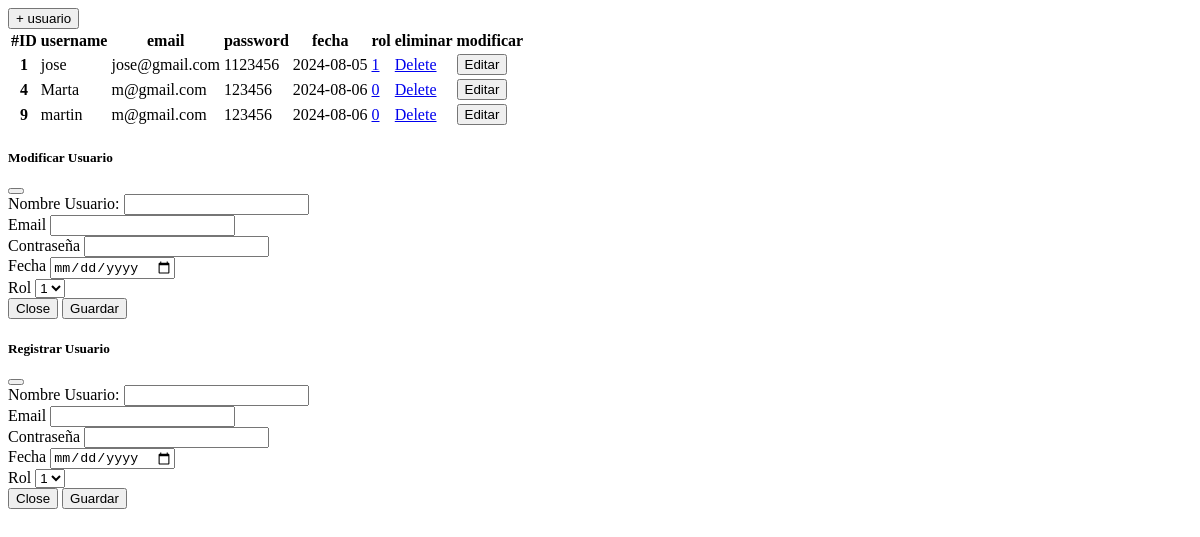
/panel_admin/view_user, run on an earlier commit of the app's database.
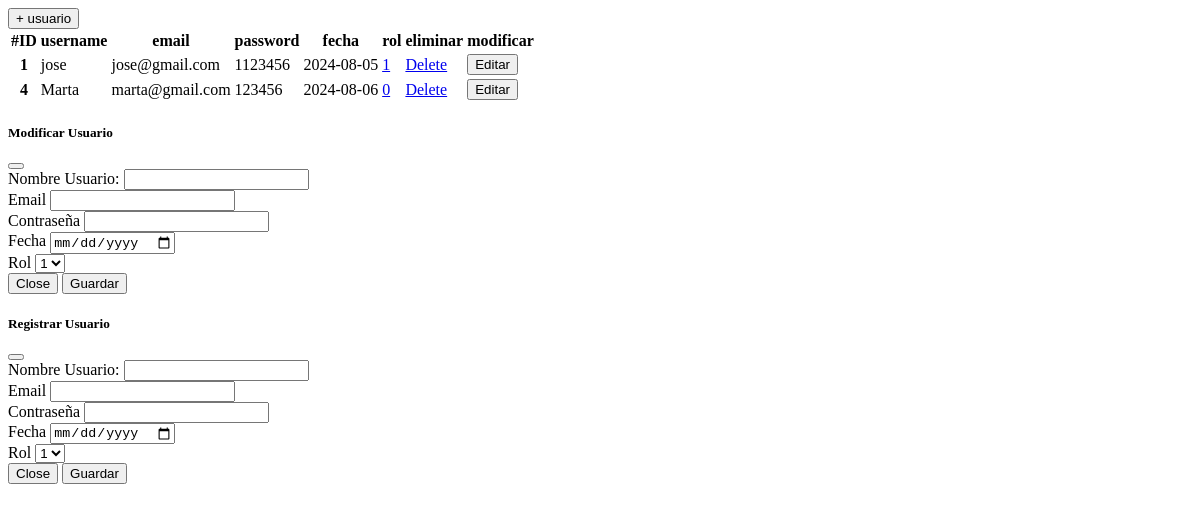
And on a later commit of the database.
### tables this page shows
CREATE TABLE user (
      id_user INTEGER PRIMARY KEY AUTOINCREMENT,
      username TEXT,
      email TEXT,
      password TEXT,
      date DATETIME,
      role INT    
    );

### main.py (the view)
@app.route('/panel_admin/view_user')
def view_user():
  users = cnx.view_users()
  return render_template('/admin/view_users.html', users=users)

### modelos/Connection.py (called while the page is built)
    def fetch_data(self, query, values=None):
        if values:
            self.cursor.execute(query, values)
        else:
            self.cursor.execute(query)
        return self.cursor.fetchall()

    def view_users(self):
        return self.fetch_data("SELECT * FROM user")

### templates/admin/view_users.html (shortened to what the changed rows need)
<div class="container mt-3">
  <table class="w3-container w3-margin-top">
    <thead>
      <tr>
        <th scope="col">#ID</th>
        <th scope="col">username</th>
        <th scope="col">email</th>
        <th scope="col">password</th>
        <th scope="col">fecha</th>
        <th scope="col">rol</th>
        <th scope="col">eliminar</th>
        <th scope="col">modificar</th>
      </tr>
    </thead>
    <tbody>
      {% for user in users %}
      <tr>
        <th cope="row">{{user[0]}}</td>
        <td>{{user[1]}}</td>
        <td>{{user[2]}}</td>
        <td>{{user[3]}}</td>
        <td>{{user[4]}}</td>
        <td><a href="#"
            onclick="navegar('{{ url_for('set_rol_user', id_user = user[0], rol = user[5]) }}', 'setear rol usuario')">{{user[5]}}</a>
        </td>
        <td><a href="#"
          onclick="navegar('{{ url_for('delete_user', id_user = user[0]) }}', 'eliminar')">Delete</a>
        </td>
        <td><button type="button" id="btmodal" class="nav-link" href="#" data-bs-toggle="modal"
            data-bs-target="#modalModificarUser" data-username="{{user[1]}}" data-email="{{user[2]}}" data-password="{{user[3]}}"
            data-date="{{user[4]}}" data-role="{{user[5]}}" data-iduser="{{user[0]}}">Editar</button></td>
      </tr>
      {% endfor %}
    </tbody>
  </table>
</div>

What changed in the data, as far as the page shows it:
removed user: id_user "9", username "martin", email "m@gmail.com", password "123456", date "2024-08-06", role "0"
changed user "Marta": email "m@gmail.com" → "marta@gmail.com"
